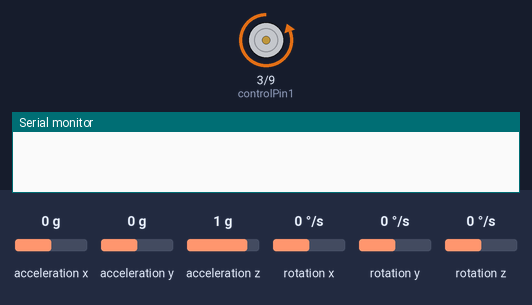
This sketch was run on a simulated Arduino Uno, built with avr-gcc and run on an emulated ATmega328P. Shown: motor-driver pin pairs drawn as motors (green arrow = first pin HIGH = forward, orange = second pin HIGH = backward, longer = more drive, scaled by the enable pin), the last lines printed to the serial monitor. Inputs (shaded band) come from the test bench; at power-on: acceleration x 0 g, acceleration y 0 g, acceleration z 1 g, rotation x 0 °/s, rotation y 0 °/s, rotation z 0 °/s.

Above: at 1.6 s.
At 2.1 s:
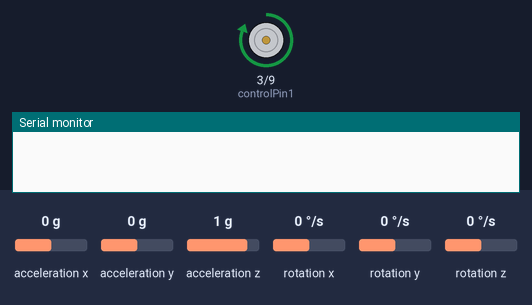
At 8.0 s:
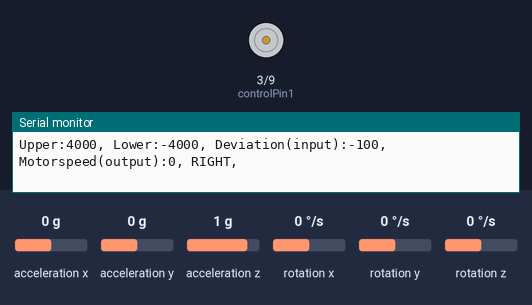
8.1 s: acceleration x set to 0.2 g
9.7 s: acceleration x set to 0 g
11.2 s: acceleration x set to 0.8 g
Timing chart, 0 to 14.2 s (numbered marks = the images above; inputs shaded):
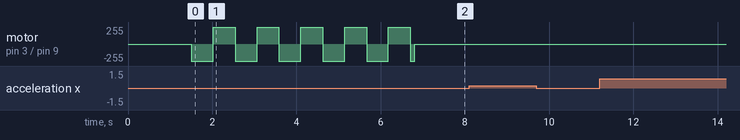

The sketch:

active_mass_damper.ino
```cpp
#include "MPU6050.h"    //accelerometer initialisation
MPU6050 mpu;
int16_t ax, ay, az;
int16_t gx, gy, gz;
struct MyData {
  byte X;
  byte Y;
  byte Z;
};
MyData data;

const int controlPin1 = 3;                // connected to pin 7 on the H-bridge
const int controlPin2 = 9;                // connected to pin 2 on the H-bridge
const int enablePin = 10;                  // connected to pin 1 on the H-bridge

int motorEnabled = 1;    // Turns the motor on/off
int motorDirection = 1;  // current direction of the motor
int offset = 0;

//PID constants
double kp = 2;
double ki = 0;
double kd = 0.1;

unsigned long currentTime, previousTime;
double elapsedTime;
double error;
double lastError;
double input, output, setPoint;
double cumError, rateError;

void setup(){
  delay(1500);
  // initialize the inputs and outputs
  pinMode(controlPin1, OUTPUT);
  pinMode(controlPin2, OUTPUT);
  pinMode(enablePin, OUTPUT);
  mpu.initialize();
  digitalWrite(enablePin, HIGH);

  //open serial port
  Serial.begin(9600);

  mpu.getMotion6(&ax, &ay, &az, &gx, &gy, &gz);
  data.X = map(ax, -17000, 17000, 0, 255);

  //offset = data.X-123;
  offset=ax;
  setPoint = 0-offset;                  //set point at zero degrees
  earthquake();
}

void loop(){
  while(millis()<15000){
  delayMicroseconds(120);
  //printing top and bottom line for the plot
  int boundry=4000;
  Serial.print("Upper:");
  Serial.print(boundry);
  Serial.print(", ");
  Serial.print("Lower:");
  Serial.print(-boundry);
  Serial.print(", ");

  //input
  mpu.getMotion6(&ax, &ay, &az, &gx, &gy, &gz);
  //data.X = map(ax, -17000, 17000, 0, 1023 ); // X axis data

  input = data.X-offset;
  Serial.print("Deviation(input):");
  Serial.print(ax-offset-100);
  Serial.print(", ");
  //output
  output = computePID(ax-offset);
  //Serial.print("Motorspeed(output):");
  //Serial.print(output);
 // Serial.print(", ");


  if (millis()>10577){
  Serial.print("Motorspeed(output):");
  Serial.print(0);
  Serial.print(", ");

  } else {
    Serial.print("Motorspeed(output):");
  Serial.print(0);
  Serial.print(", ");
  }

  //motordirection
  if (output>=0) {
    digitalWrite(controlPin1, HIGH);
    digitalWrite(controlPin2, LOW);
    Serial.print("RIGHT");

  } else{
    digitalWrite(controlPin1, LOW);
    digitalWrite(controlPin2, HIGH);
    Serial.print("LEFT");
  }
  Serial.println(", ");

  //motospeed
  if (abs(input)<300) {motorEnabled = 0;
  } else {
    motorEnabled = 0;               //<--------------------------------------------------- ON/OFF DAMPING
  }
  /*if (motorEnabled == 1) {
    analogWrite(enablePin, output);     // PWM the enable pin to vary the speed
    Serial.print("Motorspead:");
    Serial.print(output);
    Serial.println(", ");
  } else {
    analogWrite(enablePin, 0);
    Serial.print("Motorspead:");
    Serial.print(0);
    Serial.println(", ");
  }*/
  }
  Serial.end();
}

double computePID(double inp){
        currentTime = millis();                //get current time
        elapsedTime = (double)(currentTime - previousTime);        //compute time elapsed from previous computation

        error = 0 - inp;                                // determine error (setpoint=0)
        cumError += error * elapsedTime;                // compute integral
        rateError = (error - lastError)/elapsedTime;   // compute derivative

        double out = kp*error + ki*cumError + kd*rateError;                //PID output

        lastError = error;                                //remember current error
        previousTime = currentTime;                        //remember current time

        return out;                                        //have function return the PID output
}

void earthquake(){
  for(int i=0; i<5; i++) {
    digitalWrite(controlPin1, LOW);
    digitalWrite(controlPin2, HIGH);
    analogWrite(enablePin, 1023);
    delay(520);
    digitalWrite(controlPin1, HIGH);
    digitalWrite(controlPin2, LOW);
    analogWrite(enablePin, 1023);
    delay(520);
  }
  digitalWrite(controlPin1, LOW);
    digitalWrite(controlPin2, HIGH);
    analogWrite(enablePin, 1023);
    delay(100);
    analogWrite(enablePin, 0);
}
```
